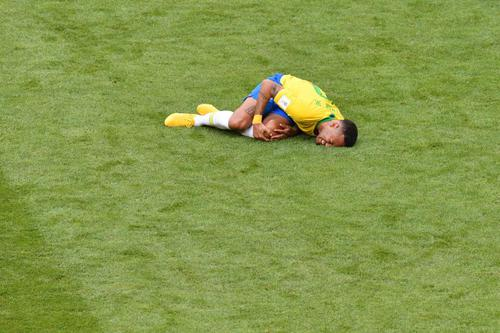
#> input picture bak/UrbanRegionClassification/scut/saliency-detection/images/neymar.jpg, 500 x 333 px
$ python static_saliency.py --image images/neymar.jpg
#> lines starting #> are read from the running program, lines starting #| are printed output that depends on the picture; after the words box and inside, x2 and y2 are one past the last pixel; in counts of white or black regions, pixels touching at a corner belong together
# USAGE
# python static_saliency.py --image images/neymar.jpg

# import the necessary packages
import argparse
import cv2

# construct the argument parser and parse the arguments
ap = argparse.ArgumentParser()
ap.add_argument("-i", "--image", required=True,
	help="path to input image")
args = vars(ap.parse_args())

# load the input image
image = cv2.imread(args["image"])
#> image is the input picture: shape (333, 500, 3); mean B, G, R 75.3, 152.8, 133.4

# initialize OpenCV's static saliency spectral residual detector and
# compute the saliency map
saliency = cv2.saliency.StaticSaliencySpectralResidual_create()
(success, saliencyMap) = saliency.computeSaliency(image)
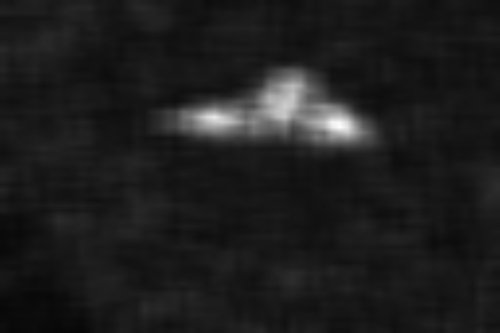
#> saliencyMap: shape (333, 500) float32; min 0.0283, max 0.995, mean 0.118
#> success = True
saliencyMap = (saliencyMap * 255).astype("uint8")
cv2.imshow("Image", image)
cv2.imshow("Output", saliencyMap)
cv2.waitKey(1000)

# initialize OpenCV's static fine grained saliency detector and
# compute the saliency map
saliency = cv2.saliency.StaticSaliencyFineGrained_create()
(success, saliencyMap) = saliency.computeSaliency(image)
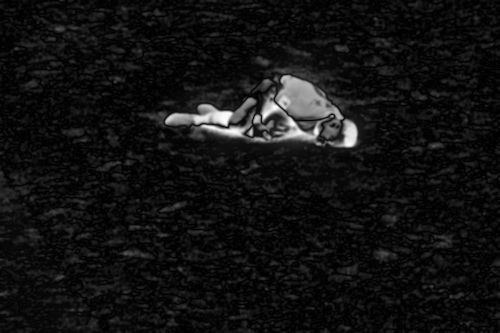
#> saliencyMap: shape (333, 500) float32; min 0, max 1, mean 0.0697

# if we would like a *binary* map that we could process for contours,
# compute convex hull's, extract bounding boxes, etc., we can
# additionally threshold the saliency map
threshMap = cv2.threshold((saliencyMap*255).astype("uint8"), 0, 255,
	cv2.THRESH_BINARY | cv2.THRESH_OTSU)[1]
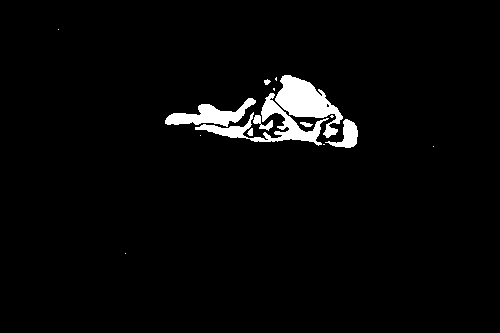
#> threshMap: shape (333, 500); 3.2% white; 16 white regions (8 under 20 px), largest, box (x1, y1, x2, y2) and area: (275, 75, 343, 138) 1882, (195, 93, 329, 146) 1610, (165, 98, 256, 127) 1101

# show the images
cv2.imshow("Image", image)
cv2.imshow("Output", saliencyMap)
cv2.imshow("Thresh", threshMap)
cv2.waitKey(0)
